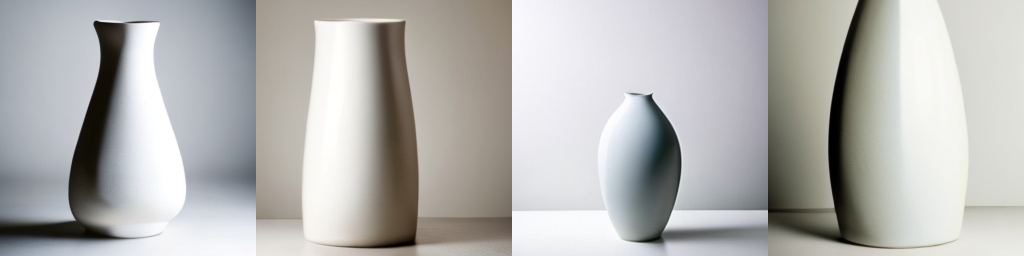
#> input picture experiments/figures/multiview/mvdream_baseline_control_42.png, 1024 x 256 px; its folder holds only this picture in this run
$ python clean_png.py
#> lines starting #> are read from the running program, lines starting #| are printed output that depends on the picture
#!/usr/bin/env python3
"""
PNG Curation for publication assets.

What this script does:
1. Recursively collects PNGs.
2. Removes low-information frames.
3. Removes near-duplicates (pixel similarity > threshold, default 0.95).
4. Clusters images into collapse / non-collapse / intervention.
5. Selects representative samples (prioritizing key timesteps t=5,10,12,15).
6. Renames and copies selected files to output dir:
   {type}_{model}_{prompt}_{seed}_{timestep}.png

Notes:
- If timestep is missing in filename, timestep defaults to 15 (final-frame proxy).
- collapse/non-collapse labels are inferred from data/multiview/master_results.csv when available.
"""

from __future__ import annotations

import argparse
import json
import os
import re
import shutil
from dataclasses import dataclass
from pathlib import Path
from typing import Dict, List, Optional, Tuple

import cv2
import numpy as np
import pandas as pd

KEY_TIMESTEPS = [5, 10, 12, 15]
DEFAULT_TIMESTEP = 15


@dataclass
class ImageRecord:
    path: Path
    model: str
    prompt: str
    method: str
    seed: int
    timestep: int
    cluster: str
    low_info: bool
    entropy: float
    edge_density: float
    feature: np.ndarray


def parse_filename(path: Path) -> Tuple[str, str, str, int, int]:
    """
    Parse patterns like:
      model_prompt_method_seed.png
      model_prompt_method_seed_t12.png
      model_prompt_method_seed_step12.png
      ...
    """
    stem = path.stem

    t_match = re.search(r"(?:_t|_step)(\d+)$", stem)
    timestep = int(t_match.group(1)) if t_match else DEFAULT_TIMESTEP
    if t_match:
        stem = stem[: t_match.start()]

    parts = stem.split("_")
    if len(parts) < 4:
        return "unknown", "unknown", "control", -1, timestep

    seed = -1
    if parts[-1].isdigit():
        seed = int(parts[-1])
        parts = parts[:-1]

    method = parts[-1] if parts else "control"
    model = parts[0] if parts else "unknown"
    prompt = "_".join(parts[1:-1]) if len(parts) >= 3 else "unknown"

    return model, prompt, method, seed, timestep


def image_entropy(gray: np.ndarray) -> float:
    hist = cv2.calcHist([gray], [0], None, [256], [0, 256]).flatten()
    p = hist / (hist.sum() + 1e-12)
    p = p[p > 0]
    return float(-(p * np.log2(p)).sum())


def edge_density(gray: np.ndarray) -> float:
    edges = cv2.Canny(gray, 80, 160)
    return float((edges > 0).mean())


def feature_vector(img: np.ndarray, size: int = 64) -> np.ndarray:
    gray = cv2.cvtColor(img, cv2.COLOR_BGR2GRAY)
    small = cv2.resize(gray, (size, size), interpolation=cv2.INTER_AREA).astype(np.float32)
    return (small / 255.0).reshape(-1)


def pixel_similarity(f1: np.ndarray, f2: np.ndarray) -> float:
    mse = float(np.mean((f1 - f2) ** 2))
    sim = 1.0 - mse
    return max(0.0, min(1.0, sim))


def infer_cluster(method: str, setting: str, seed: int, collapse_map: Dict[Tuple[str, int], int]) -> str:
    if method == "intervention":
        return "intervention"

    collapsed = collapse_map.get((setting, seed))
    if collapsed is None:
        return "collapse" if method == "shock" else "non-collapse"
    return "collapse" if int(collapsed) == 1 else "non-collapse"


def load_collapse_map(csv_path: Path) -> Dict[Tuple[str, int], int]:
    if not csv_path.exists():
        return {}

    df = pd.read_csv(csv_path)
    required = {"seed", "setting", "method", "collapse"}
    if not required.issubset(df.columns):
        return {}

    ctrl = df[df["method"] == "control"].copy()
    return {(str(r.setting), int(r.seed)): int(r.collapse) for r in ctrl.itertuples(index=False)}


def prompt_to_setting(prompt: str) -> str:
    if prompt == "main":
        return "main"
    if prompt == "mvdream_explicit":
        return "explicit"
    if prompt == "stress_test":
        return "stress"
    return prompt


def curate(args: argparse.Namespace) -> Dict[str, int]:
    input_dir = Path(args.input_dir)
    output_dir = Path(args.output_dir)
    output_dir.mkdir(parents=True, exist_ok=True)

    collapse_map = load_collapse_map(Path(args.master_csv))

    records: List[ImageRecord] = []
    all_pngs = sorted([p for p in input_dir.rglob("*.png") if p.is_file()])

    for p in all_pngs:
        img = cv2.imread(str(p))
#> img is the input picture: shape (256, 1024, 3); mean B, G, R 177.8, 179.6, 180
        if img is None:
            continue

        model, prompt, method, seed, timestep = parse_filename(p)

        gray = cv2.cvtColor(img, cv2.COLOR_BGR2GRAY)
        ent = image_entropy(gray)
#> in image_entropy, `hist = cv2.calcHist([gray], [0], None, [256], [0, 256]).flatten()`: hist = 256 values, max 3652 at index 246, min 78 at index 10, mean 1024
#> in image_entropy, `p = hist / (hist.sum() + 1e-12)`: p = 256 values, max 0.0139 at index 246, min 0.000298 at index 10, mean 0.00391
#> ent = 7.51
        ed = edge_density(gray)
#> in edge_density, `edges = cv2.Canny(gray, 80, 160)`:
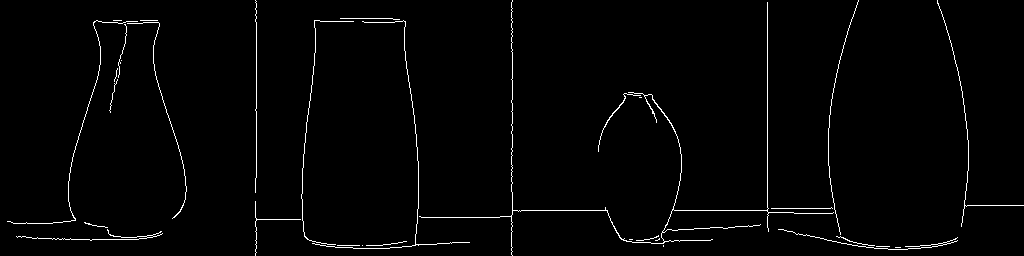
#> edges: shape (256, 1024); 1.7% white in thin lines or dots
#> ed = 0.0167
        low_info = ent < args.min_entropy or ed < args.min_edge_density
#> low_info = False

        feat = feature_vector(img, size=args.feature_size)
#> in feature_vector, `small = cv2.resize(gray, (size, size), interpolation=cv2.INTER_AREA).a..`:
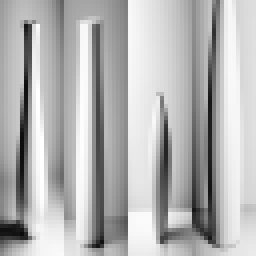
#> small: shape (64, 64) float32 (shown 4 times larger); min 11, max 255, mean 179.6
#> feat = 4096 values, max 1 at index 1481, min 0.0431 at index 3717, mean 0.704

        setting = prompt_to_setting(prompt)
        cluster = infer_cluster(method, setting, seed, collapse_map)

        records.append(
            ImageRecord(
                path=p,
                model=model,
                prompt=prompt,
                method=method,
                seed=seed,
                timestep=timestep,
                cluster=cluster,
                low_info=low_info,
                entropy=ent,
                edge_density=ed,
                feature=feat,
            )
        )

    # 1) low-info filtering
    filtered = [r for r in records if not r.low_info]
#> filtered = 1 item

    # 2) dedup (greedy)
    deduped: List[ImageRecord] = []
    for r in filtered:
        is_dup = False
        for s in deduped:
            if r.cluster != s.cluster:
                continue
            sim = pixel_similarity(r.feature, s.feature)
            if sim >= args.dup_similarity:
                is_dup = True
                break
        if not is_dup:
            deduped.append(r)
#> this loop made 1 pass
#> after the loop, deduped = 1 item

    # 3) representative selection per cluster
    selected: List[ImageRecord] = []
    by_cluster: Dict[str, List[ImageRecord]] = {"collapse": [], "non-collapse": [], "intervention": []}
    for r in deduped:
        by_cluster.setdefault(r.cluster, []).append(r)
#> this loop made 1 pass
#> after the loop, by_cluster = 3 items

    for cluster, lst in by_cluster.items():
        if not lst:
            continue

        # prioritize key timesteps
        picked: List[ImageRecord] = []
        for t in KEY_TIMESTEPS:
            candidates = sorted(lst, key=lambda x: (abs(x.timestep - t), x.seed if x.seed >= 0 else 10**9))
            for c in candidates:
                if c not in picked:
                    picked.append(c)
                    break

        # fill remaining to max_per_cluster using medoid-ish centrality
        if len(picked) < args.max_per_cluster and len(lst) > 1:
            feats = np.stack([x.feature for x in lst], axis=0)
            dmat = ((feats[:, None, :] - feats[None, :, :]) ** 2).mean(axis=2)
            centrality = dmat.mean(axis=1)
            order = np.argsort(centrality)
            for idx in order:
                c = lst[int(idx)]
                if c not in picked:
                    picked.append(c)
                if len(picked) >= args.max_per_cluster:
                    break

        selected.extend(picked[: args.max_per_cluster])
#> this loop made 3 passes
#> after the loop, selected = 1 item

    # 4) copy + rename + manifest
    manifest = []
    used_names = set()
    for r in selected:
        base_name = f"{r.cluster}_{r.model}_{r.prompt}_{r.seed}_{r.timestep}.png"
        name = base_name
        k = 1
        while name in used_names:
            name = base_name.replace(".png", f"_{k}.png")
            k += 1
        used_names.add(name)

        dst = output_dir / name
        shutil.copy2(r.path, dst)
        manifest.append(
            {
                "src": str(r.path),
                "dst": str(dst),
                "cluster": r.cluster,
                "model": r.model,
                "prompt": r.prompt,
                "seed": r.seed,
                "timestep": r.timestep,
                "entropy": round(r.entropy, 4),
                "edge_density": round(r.edge_density, 6),
            }
        )
#> this loop made 1 pass
#> after the loop, manifest = 1 item; used_names = 1 item

    manifest_path = output_dir / "curation_manifest.json"
    with open(manifest_path, "w", encoding="utf-8") as f:
        json.dump(manifest, f, indent=2)

    summary = {
        "input_pngs": len(all_pngs),
        "after_low_info_filter": len(filtered),
        "after_dedup": len(deduped),
        "selected": len(selected),
        "cluster_counts": {
            k: sum(1 for x in selected if x.cluster == k)
            for k in ["collapse", "non-collapse", "intervention"]
        },
        "manifest": str(manifest_path),
    }

    print(json.dumps(summary, indent=2))
#| {
#|   "input_pngs": 1,
#|   "after_low_info_filter": 1,
#|   "after_dedup": 1,
#|   "selected": 1,
#|   "cluster_counts": {
#|     "collapse": 0,
#|     "non-collapse": 1,
#|     "intervention": 0
#|   },
#|   "manifest": "figures/curated/curation_manifest.json"
#| }
    return summary


def parse_args() -> argparse.Namespace:
    p = argparse.ArgumentParser(description="Curate PNGs for publication")
    p.add_argument("--input-dir", default="experiments/figures/multiview")
    p.add_argument("--output-dir", default="figures/curated")
    p.add_argument("--master-csv", default="data/multiview/master_results.csv")
    p.add_argument("--dup-similarity", type=float, default=0.95)
    p.add_argument("--min-entropy", type=float, default=2.3)
    p.add_argument("--min-edge-density", type=float, default=0.004)
    p.add_argument("--feature-size", type=int, default=64)
    p.add_argument("--max-per-cluster", type=int, default=8)
    return p.parse_args()


if __name__ == "__main__":
    curate(parse_args())

$ run again, on experiments/figures/multiview/mvdream_baseline_control_50.png
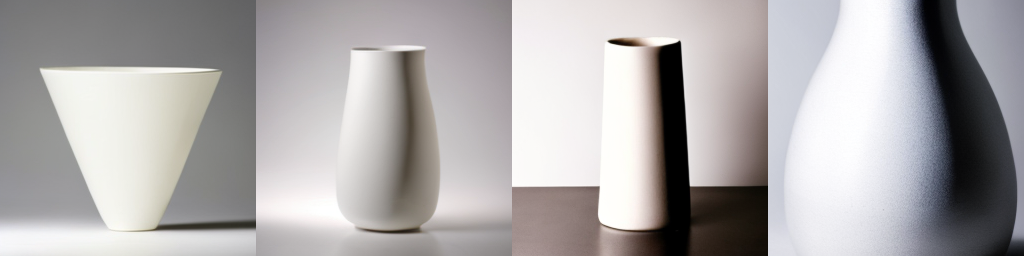
#> input picture experiments/figures/multiview/mvdream_baseline_control_50.png, 1024 x 256 px
#> in curate, img is the input picture: shape (256, 1024, 3); mean B, G, R 170.5, 169.9, 172.9
#> hist = 256 values, max 4238 at index 244, min 133 at index 67, mean 1024
#> p = 256 values, max 0.0162 at index 244, min 0.000507 at index 67, mean 0.00391
#> ent = 7.6
#> in edge_density, `edges = cv2.Canny(gray, 80, 160)`:
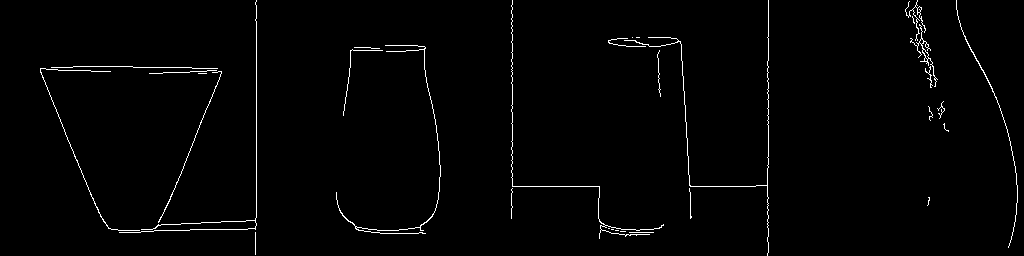
#> edges: shape (256, 1024); 1.4% white in thin lines or dots
#> ed = 0.0142
#> low_info = False
#> in feature_vector, `small = cv2.resize(gray, (size, size), interpolation=cv2.INTER_AREA).a..`:
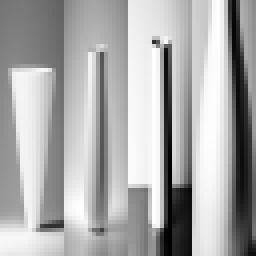
#> small: shape (64, 64) float32 (shown 4 times larger); min 0, max 255, mean 170.9
#> feat = 4096 values, max 1 at index 3348, min 0 at index 2666, mean 0.67
#> filtered = 1 item
#> the loop in curate, `for r in filtered:` made 1 pass
#> the loop in curate, `for r in deduped:` made 1 pass
#> after the loop in curate, `for r in deduped:`: by_cluster = 3 items
#> the loop in curate, `for cluster, lst in by_cluster.items():` made 3 passes
#> after the loop in curate, `for cluster, lst in by_cluster.items():`: selected = 1 item
#> the loop in curate, `for r in selected:` made 1 pass
#| {
#|   "input_pngs": 1,
#|   "after_low_info_filter": 1,
#|   "after_dedup": 1,
#|   "selected": 1,
#|   "cluster_counts": {
#> (further printed lines are left out)

$ run again, on experiments/figures/multiview/mvdream_baseline_intervention_43.png
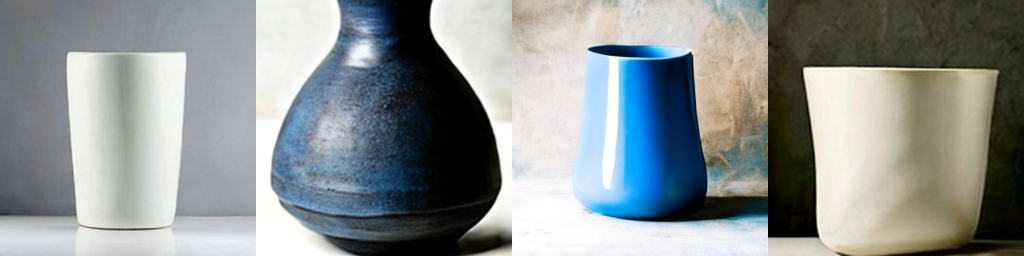
#> input picture experiments/figures/multiview/mvdream_baseline_intervention_43.png, 1024 x 256 px
#> in curate, img is the input picture: shape (256, 1024, 3); mean B, G, R 145.9, 146.2, 139.8
#> hist = 256 values, max 5977 at index 0, min 235 at index 76, mean 1024
#> p = 256 values, max 0.0228 at index 0, min 0.000896 at index 76, mean 0.00391
#> ent = 7.78
#> in edge_density, `edges = cv2.Canny(gray, 80, 160)`:
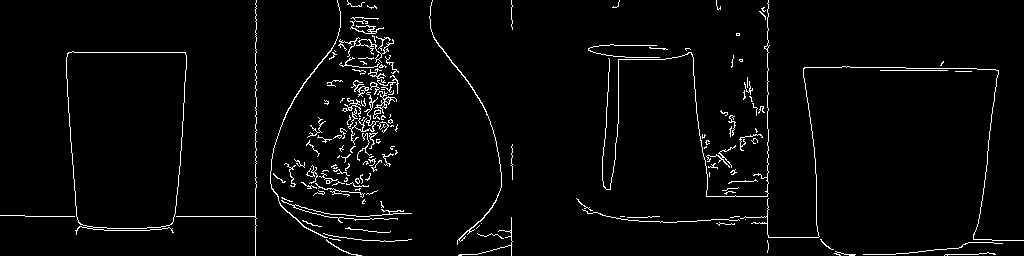
#> edges: shape (256, 1024); 3% white in thin lines or dots
#> ed = 0.0303
#> low_info = False
#> in feature_vector, `small = cv2.resize(gray, (size, size), interpolation=cv2.INTER_AREA).a..`:
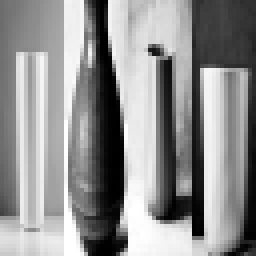
#> small: shape (64, 64) float32 (shown 4 times larger); min 0, max 255, mean 144.3
#> feat = 4096 values, max 1 at index 2000, min 0 at index 89, mean 0.566
#> filtered = 1 item
#> the loop in curate, `for r in filtered:` made 1 pass
#> the loop in curate, `for r in deduped:` made 1 pass
#> after the loop in curate, `for r in deduped:`: by_cluster = 3 items
#> the loop in curate, `for cluster, lst in by_cluster.items():` made 3 passes
#> after the loop in curate, `for cluster, lst in by_cluster.items():`: selected = 1 item
#> the loop in curate, `for r in selected:` made 1 pass
#| {
#|   "input_pngs": 1,
#|   "after_low_info_filter": 1,
#|   "after_dedup": 1,
#|   "selected": 1,
#|   "cluster_counts": {
#> (further printed lines are left out)

$ run again, on experiments/figures/multiview/mvdream_baseline_intervention_44.png
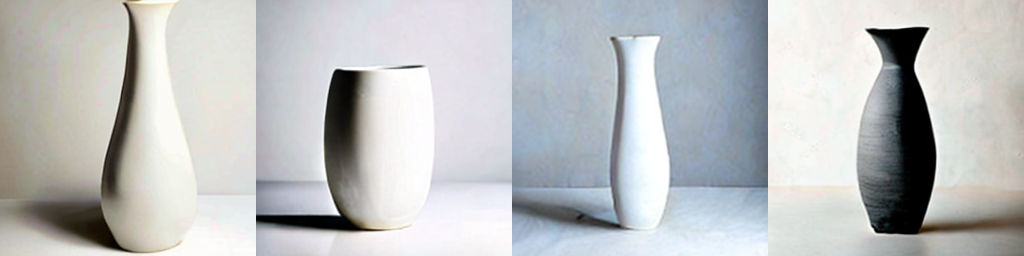
#> input picture experiments/figures/multiview/mvdream_baseline_intervention_44.png, 1024 x 256 px
#> in curate, img is the input picture: shape (256, 1024, 3); mean B, G, R 192.1, 191.2, 188.9
#> hist = 256 values, max 6124 at index 225, min 96 at index 22, mean 1024
#> p = 256 values, max 0.0234 at index 225, min 0.000366 at index 22, mean 0.00391
#> ent = 7.22
#> in edge_density, `edges = cv2.Canny(gray, 80, 160)`:
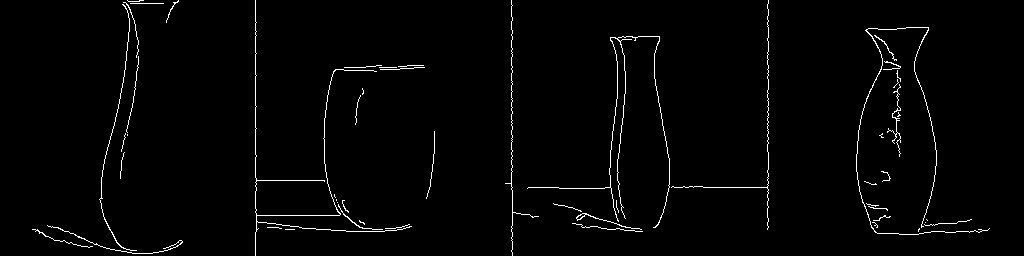
#> edges: shape (256, 1024); 1.7% white in thin lines or dots
#> ed = 0.0173
#> low_info = False
#> in feature_vector, `small = cv2.resize(gray, (size, size), interpolation=cv2.INTER_AREA).a..`:
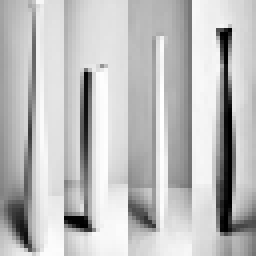
#> small: shape (64, 64) float32 (shown 4 times larger); min 0, max 255, mean 190.6
#> feat = 4096 values, max 1 at index 1512, min 0 at index 568, mean 0.747
#> filtered = 1 item
#> the loop in curate, `for r in filtered:` made 1 pass
#> the loop in curate, `for r in deduped:` made 1 pass
#> after the loop in curate, `for r in deduped:`: by_cluster = 3 items
#> the loop in curate, `for cluster, lst in by_cluster.items():` made 3 passes
#> after the loop in curate, `for cluster, lst in by_cluster.items():`: selected = 1 item
#> the loop in curate, `for r in selected:` made 1 pass
#| {
#|   "input_pngs": 1,
#|   "after_low_info_filter": 1,
#|   "after_dedup": 1,
#|   "selected": 1,
#|   "cluster_counts": {
#> (further printed lines are left out)

$ run again, on experiments/figures/multiview/mvdream_baseline_control_46.png
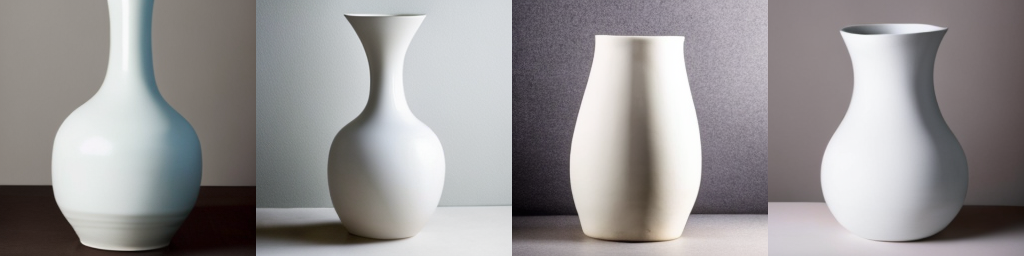
#> input picture experiments/figures/multiview/mvdream_baseline_control_46.png, 1024 x 256 px
#> in curate, img is the input picture: shape (256, 1024, 3); mean B, G, R 148.4, 147.8, 150.6
#> hist = 256 values, max 2896 at index 134, min 0 at index 0, mean 1024
#> in image_entropy, `p = hist / (hist.sum() + 1e-12)`: p = 256 values, max 0.011 at index 134, min 0 at index 0, mean 0.00391
#> in image_entropy, `p = p[p > 0]`: p = 254 values, max 0.011 at index 132, min 5.72e-05 at index 0, mean 0.00394
#> ent = 7.75
#> in edge_density, `edges = cv2.Canny(gray, 80, 160)`:
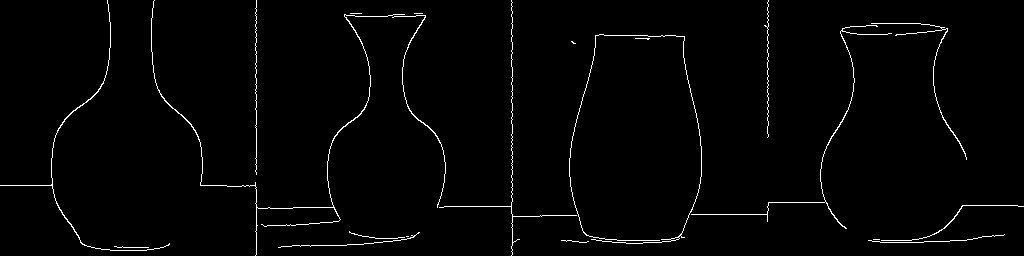
#> edges: shape (256, 1024); 1.7% white in thin lines or dots
#> ed = 0.0167
#> low_info = False
#> in feature_vector, `small = cv2.resize(gray, (size, size), interpolation=cv2.INTER_AREA).a..`:
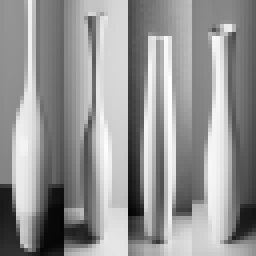
#> small: shape (64, 64) float32 (shown 4 times larger); min 4, max 254, mean 148.7
#> feat = 4096 values, max 0.996 at index 1322, min 0.0157 at index 3424, mean 0.583
#> filtered = 1 item
#> the loop in curate, `for r in filtered:` made 1 pass
#> the loop in curate, `for r in deduped:` made 1 pass
#> after the loop in curate, `for r in deduped:`: by_cluster = 3 items
#> the loop in curate, `for cluster, lst in by_cluster.items():` made 3 passes
#> after the loop in curate, `for cluster, lst in by_cluster.items():`: selected = 1 item
#> the loop in curate, `for r in selected:` made 1 pass
#| {
#|   "input_pngs": 1,
#|   "after_low_info_filter": 1,
#|   "after_dedup": 1,
#|   "selected": 1,
#|   "cluster_counts": {
#> (further printed lines are left out)
